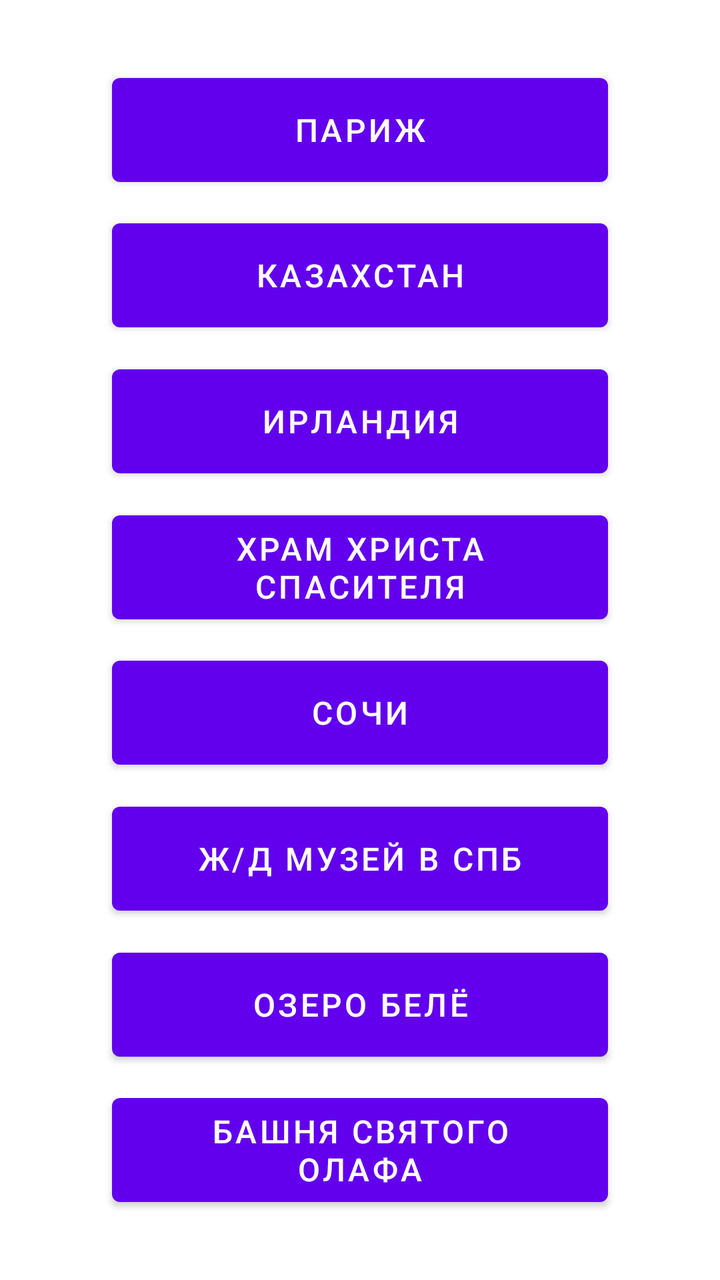
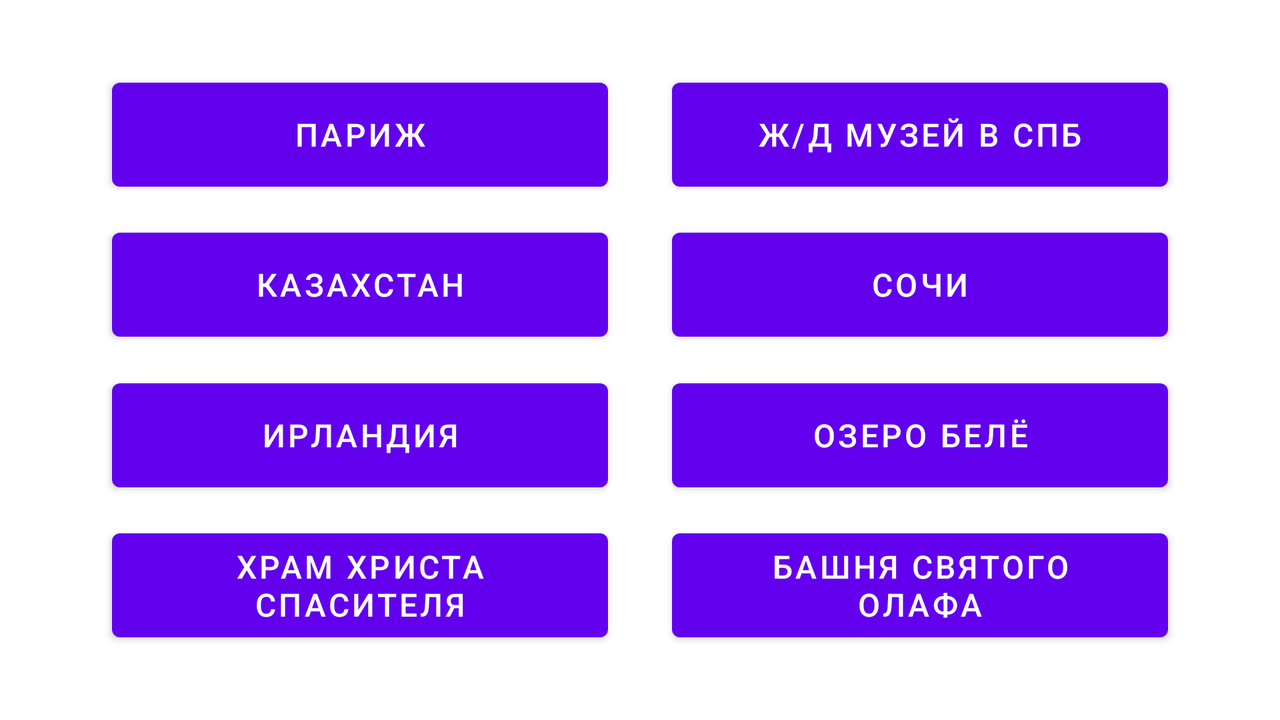

Compare how this app lays out the same screen by default and in its alternative resource folder. The renders come first, then the two layout files and the values they reference.
<!-- AndroidManifest.xml: application theme Theme.MyFirstApp -->
<!-- res/layout/activity_main.xml -->
<?xml version="1.0" encoding="utf-8"?>
<androidx.constraintlayout.widget.ConstraintLayout
    xmlns:android="http://schemas.android.com/apk/res/android"
    xmlns:app="http://schemas.android.com/apk/res-auto"
    xmlns:tools="http://schemas.android.com/tools"
    android:layout_width="match_parent"
    android:layout_height="match_parent"
    android:padding="24dp"
    tools:context=".main.MainActivity">

    <Button
        android:id="@+id/location8"
        android:layout_width="0dp"
        android:layout_height="64dp"
        android:layout_marginStart="32dp"
        android:layout_marginEnd="32dp"
        android:text="@string/location8"
        app:layout_constraintBottom_toBottomOf="parent"
        app:layout_constraintEnd_toEndOf="parent"
        app:layout_constraintStart_toStartOf="parent"
        app:layout_constraintTop_toBottomOf="@+id/location7" />

    <Button
        android:id="@+id/location7"
        android:layout_width="0dp"
        android:layout_height="64dp"
        android:layout_marginStart="32dp"
        android:layout_marginEnd="32dp"
        android:text="@string/location7"
        app:layout_constraintBottom_toTopOf="@+id/location8"
        app:layout_constraintEnd_toEndOf="parent"
        app:layout_constraintStart_toStartOf="parent"
        app:layout_constraintTop_toBottomOf="@+id/location6" />

    <Button
        android:id="@+id/location6"
        android:layout_width="0dp"
        android:layout_height="64dp"
        android:layout_marginStart="32dp"
        android:layout_marginEnd="32dp"
        android:text="@string/location6"
        app:layout_constraintBottom_toTopOf="@+id/location7"
        app:layout_constraintEnd_toEndOf="parent"
        app:layout_constraintStart_toStartOf="parent"
        app:layout_constraintTop_toBottomOf="@+id/location5" />

    <Button
        android:id="@+id/location5"
        android:layout_width="0dp"
        android:layout_height="64dp"
        android:layout_marginStart="32dp"
        android:layout_marginEnd="32dp"
        android:text="@string/location5"
        app:layout_constraintBottom_toTopOf="@+id/location6"
        app:layout_constraintEnd_toEndOf="parent"
        app:layout_constraintStart_toStartOf="parent"
        app:layout_constraintTop_toBottomOf="@+id/location4" />

    <Button
        android:id="@+id/location4"
        android:layout_width="0dp"
        android:layout_height="64dp"
        android:layout_marginStart="32dp"
        android:layout_marginEnd="32dp"
        android:text="@string/location4"
        app:layout_constraintBottom_toTopOf="@+id/location5"
        app:layout_constraintEnd_toEndOf="parent"
        app:layout_constraintStart_toStartOf="parent"
        app:layout_constraintTop_toBottomOf="@+id/location3" />

    <Button
        android:id="@+id/location3"
        android:layout_width="0dp"
        android:layout_height="64dp"
        android:layout_marginStart="32dp"
        android:layout_marginEnd="32dp"
        android:text="@string/location3"
        app:layout_constraintBottom_toTopOf="@+id/location4"
        app:layout_constraintEnd_toEndOf="parent"
        app:layout_constraintStart_toStartOf="parent"
        app:layout_constraintTop_toBottomOf="@+id/location2" />

    <Button
        android:id="@+id/location"
        android:layout_width="0dp"
        android:layout_height="64dp"
        android:layout_marginStart="32dp"
        android:layout_marginEnd="32dp"
        android:text="@string/location1"
        app:layout_constraintBottom_toTopOf="@+id/location2"
        app:layout_constraintEnd_toEndOf="parent"
        app:layout_constraintStart_toStartOf="parent"
        app:layout_constraintTop_toTopOf="parent" />

    <Button
        android:id="@+id/location2"
        android:layout_width="0dp"
        android:layout_height="64dp"
        android:layout_marginStart="32dp"
        android:layout_marginEnd="32dp"
        android:text="@string/location2"
        app:layout_constraintBottom_toTopOf="@+id/location3"
        app:layout_constraintEnd_toEndOf="parent"
        app:layout_constraintStart_toStartOf="parent"
        app:layout_constraintTop_toBottomOf="@+id/location" />
</androidx.constraintlayout.widget.ConstraintLayout>
<!-- resources referenced by this layout -->
<resources>
  <string name="location1">Париж</string>
  <string name="location2">Казахстан</string>
  <string name="location3">Ирландия</string>
  <string name="location4">Храм Христа Спасителя</string>
  <string name="location5">Сочи</string>
  <string name="location6">Ж/Д музей в СПб</string>
  <string name="location7">Озеро Белё</string>
  <string name="location8">Башня святого Олафа</string>
  <style name="Theme.MyFirstApp" parent="Theme.MaterialComponents.DayNight.DarkActionBar">
          
          <item name="colorPrimary">@color/purple_500</item>
          <item name="colorPrimaryVariant">@color/purple_700</item>
          <item name="colorOnPrimary">@color/white</item>
          
          <item name="colorSecondary">@color/teal_200</item>
          <item name="colorSecondaryVariant">@color/teal_700</item>
          <item name="colorOnSecondary">@color/black</item>
          
          <item name="android:statusBarColor" tools:targetApi="l">?attr/colorPrimaryVariant</item>
          
          <item name="android:textSize">16dp</item>
      </style>
</resources>
<!-- res/layout-land/activity_main.xml (the repository's variant of the layout above) -->
<!-- drawn on the phone turned sideways -->
<?xml version="1.0" encoding="utf-8"?>

<androidx.constraintlayout.widget.ConstraintLayout xmlns:android="http://schemas.android.com/apk/res/android"
    xmlns:app="http://schemas.android.com/apk/res-auto"
    android:layout_width="match_parent"
    android:layout_height="match_parent"
    android:padding="24dp">

    <Button
        android:id="@+id/location2"
        android:layout_width="0dp"
        android:layout_height="64dp"
        android:layout_marginStart="32dp"
        android:layout_marginEnd="16dp"
        android:text="@string/location2"
        app:layout_constraintBottom_toTopOf="@+id/location3"
        app:layout_constraintEnd_toStartOf="@+id/location6"
        app:layout_constraintStart_toStartOf="parent"
        app:layout_constraintTop_toBottomOf="@+id/location" />

    <Button
        android:id="@+id/location4"
        android:layout_width="0dp"
        android:layout_height="64dp"
        android:layout_marginStart="32dp"
        android:layout_marginEnd="16dp"
        android:text="@string/location4"
        app:layout_constraintBottom_toBottomOf="parent"
        app:layout_constraintEnd_toStartOf="@+id/location8"
        app:layout_constraintStart_toStartOf="parent"
        app:layout_constraintTop_toBottomOf="@+id/location3" />

    <Button
        android:id="@+id/location3"
        android:layout_width="0dp"
        android:layout_height="64dp"
        android:layout_marginStart="32dp"
        android:layout_marginEnd="16dp"
        android:text="@string/location3"
        app:layout_constraintBottom_toTopOf="@+id/location4"
        app:layout_constraintEnd_toStartOf="@+id/location7"
        app:layout_constraintStart_toStartOf="parent"
        app:layout_constraintTop_toBottomOf="@+id/location2" />

    <Button
        android:id="@+id/location5"
        android:layout_width="0dp"
        android:layout_height="64dp"
        android:layout_marginStart="16dp"
        android:layout_marginEnd="32dp"
        android:text="@string/location6"
        app:layout_constraintBottom_toTopOf="@+id/location6"
        app:layout_constraintEnd_toEndOf="parent"
        app:layout_constraintStart_toEndOf="@+id/location"
        app:layout_constraintTop_toTopOf="parent" />

    <Button
        android:id="@+id/location"
        android:layout_width="0dp"
        android:layout_height="64dp"
        android:layout_marginStart="32dp"
        android:layout_marginEnd="16dp"
        android:text="@string/location1"
        app:layout_constraintBottom_toTopOf="@+id/location2"
        app:layout_constraintEnd_toStartOf="@+id/location5"
        app:layout_constraintStart_toStartOf="parent"
        app:layout_constraintTop_toTopOf="parent" />

    <Button
        android:id="@+id/location7"
        android:layout_width="0dp"
        android:layout_height="64dp"
        android:layout_marginStart="16dp"
        android:layout_marginEnd="32dp"
        android:text="@string/location7"
        app:layout_constraintBottom_toTopOf="@+id/location8"
        app:layout_constraintEnd_toEndOf="parent"
        app:layout_constraintStart_toEndOf="@+id/location3"
        app:layout_constraintTop_toBottomOf="@+id/location6" />

    <Button
        android:id="@+id/location8"
        android:layout_width="0dp"
        android:layout_height="64dp"
        android:layout_marginStart="16dp"
        android:layout_marginEnd="32dp"
        android:text="@string/location8"
        app:layout_constraintBottom_toBottomOf="parent"
        app:layout_constraintEnd_toEndOf="parent"
        app:layout_constraintStart_toEndOf="@+id/location4"
        app:layout_constraintTop_toBottomOf="@+id/location7" />

    <Button
        android:id="@+id/location6"
        android:layout_width="0dp"
        android:layout_height="64dp"
        android:layout_marginStart="16dp"
        android:layout_marginEnd="32dp"
        android:text="@string/location5"
        app:layout_constraintBottom_toTopOf="@+id/location7"
        app:layout_constraintEnd_toEndOf="parent"
        app:layout_constraintStart_toEndOf="@+id/location2"
        app:layout_constraintTop_toBottomOf="@+id/location5" />

</androidx.constraintlayout.widget.ConstraintLayout>
